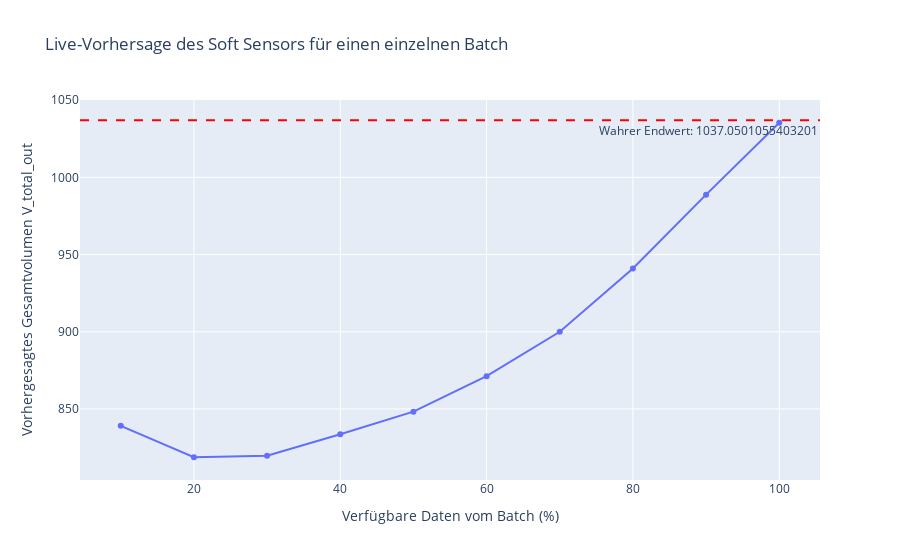

The notebook cell saved with this chart:
### Markdown cell above
1. Wir wählen einen Beispiel-Batch aus unserem Testset (dies simuliert einen "neuen, unbekannten" Batch).
2. Wir "spulen die Zeit vor": Wir nehmen zuerst nur die ersten 10% der Daten dieses Batches, dann die ersten 20%, und so weiter.
3. Wir füttern das Modell mit diesen unvollständigen Daten und lassen es eine Vorhersage für den Endwert treffen.
4. Wir vergleichen die Vorhersage mit dem wahren, aber eigentlich "unbekannten" Endwert dieses Batches.

### Code cell
# VORHERSAGE WÄHREND EINES BATCHES


# 1. SETUP: Lade Modell und Scaler und wähle einen Beispiel-Batch aus
# Lade das trainierte Modell und die Scaler (stelle sicher, dass die vorherigen Zellen gelaufen sind)
best_model = load_model(
    "best_model.keras",
    custom_objects={
        "SpatialAttention": SpatialAttention,
        "TemporalAttention": TemporalAttention
    }
)# scaler_X und scaler_y sind bereits aus der Pipeline-Zelle im Speicher

# Wähle einen zufälligen Batch aus dem Testset für unsere Demonstration
# Wir nehmen den Batch mit dem Index 5 aus dem Testset (indices_test[5])
# Sie können hier jeden Index von 0 bis len(X_test_scaled)-1 wählen
sample_index = 5
# sample_index = random.randint(0, len(X_test_scaled) - 1)
sample_batch_scaled = X_test_scaled[sample_index]
sample_target_scaled = y_test_scaled[sample_index]

# Hol den wahren Endwert und skaliere ihn zurück, um ihn später vergleichen zu können
true_final_value = scaler_y.inverse_transform(sample_target_scaled.reshape(1, -1))[0, 0]

print(f"Demonstration für einen einzelnen Batch aus dem Testset.")
print(
    f"Der wahre Endwert (Qualitätsvariable) für diesen Batch ist: {true_final_value:.2f}"
)
print("-" * 50)


# 2. DER VORHERSAGE-PROZESS

# Wir machen Vorhersagen zu verschiedenen Zeitpunkten
evaluation_points = np.linspace(0.1, 1.0, 10)  # 10%, 20%, ..., 100%
timesteps = sample_batch_scaled.shape[0]  # 140
predictions_over_time = []

for progress in evaluation_points:
    # Nimm nur die bisher verfügbaren Daten des Batches
    current_timesteps = int(timesteps * progress)
    partial_sequence = sample_batch_scaled[:current_timesteps, :]

    # Das Modell erwartet immer einen Input der Länge 140.
    # Wir müssen die unvollständige Sequenz mit Nullen auffüllen (Padding).
    # Wir fügen die Nullen am Anfang hinzu ('pre'), da die neuesten Daten am wichtigsten sind.
    padded_sequence = pad_sequences(
        [partial_sequence],  # Muss in einer Liste sein
        maxlen=timesteps,
        dtype="float32",
        padding="pre",
    )

    # Mache die Vorhersage. Das `[0, 0]` am Ende extrahiert den einzelnen Zahlenwert.
    prediction_scaled = model.predict(padded_sequence)[0, 0]

    # Skaliere die Vorhersage zurück in die ursprüngliche, interpretierbare Einheit
    prediction_real_value = scaler_y.inverse_transform([[prediction_scaled]])[0, 0]

    predictions_over_time.append(prediction_real_value)

    print(
        f"Nach {progress*100:.0f}% des Batches: Vorhersage für Endwert = {prediction_real_value:.2f}"
    )


# 3. VISUALISIERUNG DES ERGEBNISSES

# Erstelle ein DataFrame für den Plot
prediction_df = pd.DataFrame(
    {
        "Batch-Fortschritt (%)": evaluation_points * 100,
        "Vorhergesagter Endwert": predictions_over_time,
    }
)

# Erstelle die Figur
fig = go.Figure()

# Füge die Linie für die Vorhersagen hinzu
fig.add_trace(
    go.Scatter(
        x=prediction_df["Batch-Fortschritt (%)"],
        y=prediction_df["Vorhergesagter Endwert"],
        mode="lines+markers",
        name="Soft-Sensor-Vorhersage",
    )
)

# Füge eine horizontale Linie für den wahren Endwert hinzu
fig.add_hline(
    y=true_final_value,
    line_dash="dash",
    line_color="red",
    annotation_text=f"Wahrer Endwert: {true_final_value}",
    annotation_position="bottom right",
)

fig.update_layout(
    title="Live-Vorhersage des Soft Sensors für einen einzelnen Batch",
    xaxis_title="Verfügbare Daten vom Batch (%)",
    yaxis_title="Vorhergesagtes Gesamtvolumen V_total_out",
)

fig.show()

### Figure 1 — Plotly figure (JSON) as saved in the notebook; plotly's stock layout.template omitted (floating-point values rounded to 4 significant figures)
{"data": [{"mode": "lines+markers", "name": "Soft-Sensor-Vorhersage", "type": "scatter", "x": [10.0, 20.0, 30.0, 40.0, 50.0, 60.0, 70.0, 80.0, 90.0, 100.0], "y": [839.1, 818.7, 819.6, 833.6, 848.2, 871.2, 900.0, 941.0, 988.8, 1035.0]}], "layout": {"annotations": [{"showarrow": false, "text": "Wahrer Endwert: 1037.0501055403201", "x": 1, "xanchor": "right", "xref": "x domain", "y": 1037.0, "yanchor": "top", "yref": "y"}], "shapes": [{"line": {"color": "red", "dash": "dash"}, "type": "line", "x0": 0, "x1": 1, "xref": "x domain", "y0": 1037.0, "y1": 1037.0, "yref": "y"}], "title": {"text": "Live-Vorhersage des Soft Sensors für einen einzelnen Batch"}, "xaxis": {"title": {"text": "Verfügbare Daten vom Batch (%)"}}, "yaxis": {"title": {"text": "Vorhergesagtes Gesamtvolumen V_total_out"}}}}
